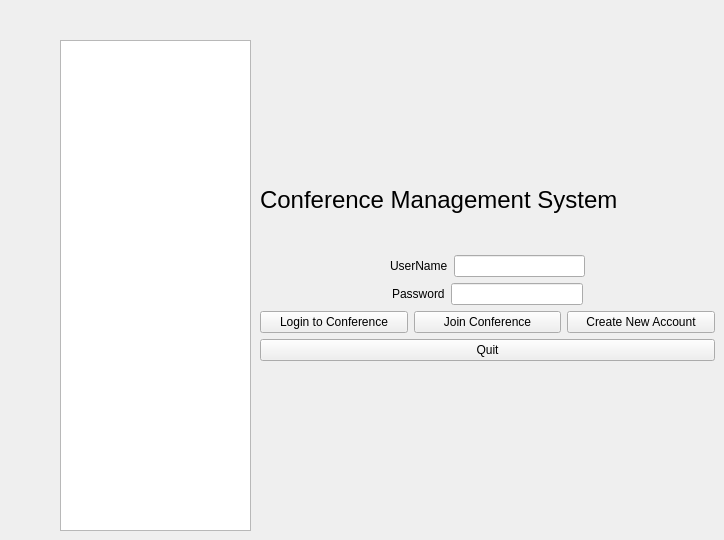
      <widget class="QWidget" name="loginTab">
       <attribute name="title">
        <string>Login</string>
       </attribute>
       <widget class="QWidget" name="verticalLayoutWidget_2">
        <property name="geometry">
         <rect>
          <x>260</x>
          <y>150</y>
          <width>455</width>
          <height>211</height>
         </rect>
        </property>
        <layout class="QVBoxLayout" name="verticalLayout_2">
         <item>
          <widget class="QLabel" name="label_7">
           <property name="font">
            <font>
             <pointsize>18</pointsize>
            </font>
           </property>
           <property name="text">
            <string>Conference Management System</string>
           </property>
          </widget>
         </item>
         <item>
          <layout class="QHBoxLayout" name="horizontalLayout_7">
           <item>
            <spacer name="horizontalSpacer_4">
             <property name="orientation">
              <enum>Qt::Horizontal</enum>
             </property>
             <property name="sizeHint" stdset="0">
              <size>
               <width>40</width>
               <height>20</height>
              </size>
             </property>
            </spacer>
           </item>
           <item>
            <widget class="QLabel" name="label_9">
             <property name="text">
              <string>UserName</string>
             </property>
            </widget>
           </item>
           <item>
            <widget class="QLineEdit" name="usernameLogin"/>
           </item>
           <item>
            <spacer name="horizontalSpacer_5">
             <property name="orientation">
              <enum>Qt::Horizontal</enum>
             </property>
             <property name="sizeHint" stdset="0">
              <size>
               <width>40</width>
               <height>20</height>
              </size>
             </property>
            </spacer>
           </item>
          </layout>
         </item>
         <item>
          <layout class="QHBoxLayout" name="horizontalLayout">
           <item>
            <spacer name="horizontalSpacer_2">
             <property name="orientation">
              <enum>Qt::Horizontal</enum>
             </property>
             <property name="sizeHint" stdset="0">
              <size>
               <width>40</width>
               <height>20</height>
              </size>
             </property>
            </spacer>
           </item>
           <item>
            <widget class="QLabel" name="label_8">
             <property name="text">
              <string>Password</string>
             </property>
            </widget>
           </item>
           <item>
            <widget class="QLineEdit" name="passwordLogin"/>
           </item>
           <item>
            <spacer name="horizontalSpacer_3">
             <property name="orientation">
              <enum>Qt::Horizontal</enum>
             </property>
             <property name="sizeHint" stdset="0">
              <size>
               <width>40</width>
               <height>20</height>
              </size>
             </property>
            </spacer>
           </item>
          </layout>
         </item>
         <item>
          <layout class="QHBoxLayout" name="horizontalLayout_10">
           <item>
            <widget class="QPushButton" name="login">
             <property name="text">
              <string>Login to Conference</string>
             </property>
            </widget>
           </item>
           <item>
            <widget class="QPushButton" name="joinConf">
             <property name="text">
              <string>Join Conference</string>
             </property>
            </widget>
           </item>
           <item>
            <widget class="QPushButton" name="createAccount">
             <property name="text">
              <string>Create New Account</string>
             </property>
            </widget>
           </item>
          </layout>
         </item>
         <item>
          <widget class="QPushButton" name="quit">
           <property name="text">
            <string>Quit</string>
           </property>
          </widget>
         </item>
        </layout>
       </widget>
       <widget class="QListWidget" name="confList">
        <property name="geometry">
         <rect>
          <x>60</x>
          <y>40</y>
          <width>191</width>
          <height>491</height>
         </rect>
        </property>
       </widget>
      </widget>
